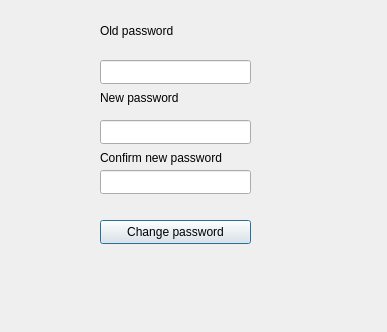
<?xml version="1.0" encoding="UTF-8"?>
<ui version="4.0">
 <class>ChangePasswordWindow</class>
 <widget class="QDialog" name="ChangePasswordWindow">
  <property name="geometry">
   <rect>
    <x>0</x>
    <y>0</y>
    <width>387</width>
    <height>332</height>
   </rect>
  </property>
  <property name="windowTitle">
   <string>Dialog</string>
  </property>
  <widget class="QLineEdit" name="actualPasswordLine">
   <property name="geometry">
    <rect>
     <x>100</x>
     <y>60</y>
     <width>151</width>
     <height>24</height>
    </rect>
   </property>
  </widget>
  <widget class="QLineEdit" name="firstPasswordLine">
   <property name="geometry">
    <rect>
     <x>100</x>
     <y>120</y>
     <width>151</width>
     <height>24</height>
    </rect>
   </property>
  </widget>
  <widget class="QLineEdit" name="secondPasswordLine">
   <property name="geometry">
    <rect>
     <x>100</x>
     <y>170</y>
     <width>151</width>
     <height>24</height>
    </rect>
   </property>
  </widget>
  <widget class="QPushButton" name="pushButton">
   <property name="geometry">
    <rect>
     <x>100</x>
     <y>220</y>
     <width>151</width>
     <height>24</height>
    </rect>
   </property>
   <property name="text">
    <string>Change password</string>
   </property>
  </widget>
  <widget class="QLabel" name="label">
   <property name="geometry">
    <rect>
     <x>100</x>
     <y>20</y>
     <width>141</width>
     <height>21</height>
    </rect>
   </property>
   <property name="text">
    <string>Old password</string>
   </property>
  </widget>
  <widget class="QLabel" name="label_2">
   <property name="geometry">
    <rect>
     <x>100</x>
     <y>90</y>
     <width>141</width>
     <height>16</height>
    </rect>
   </property>
   <property name="text">
    <string>New password</string>
   </property>
  </widget>
  <widget class="QLabel" name="label_3">
   <property name="geometry">
    <rect>
     <x>100</x>
     <y>150</y>
     <width>151</width>
     <height>16</height>
    </rect>
   </property>
   <property name="text">
    <string>Confirm new password</string>
   </property>
  </widget>
 </widget>
 <resources/>
 <connections/>
</ui>
